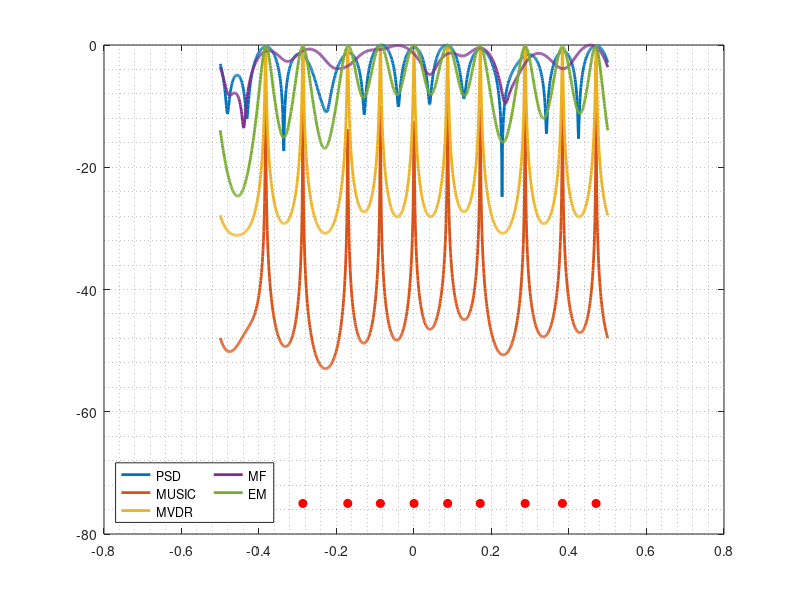

Write MATLAB code to recreate this figure.
clearvars;clc;
N=15;n=0:N-1;%Number of samples of incoming signal
K = 10;%Number of Users
theta = [-50 -35 -20 -10 0 10 20 35 50 70];%directions
a_k = ones(K,1);%amplitude levels for individual users
SNR_dB=20;gamma=10^(SNR_dB/10);sigma=1/sqrt(gamma);
M=1024;t=0;
theta=theta.*(pi/180);
f=sin(theta)/2;
phi_k=2*pi*rand(K,1)-pi;%uniform distb. [-pi pi]
f=f(:);
%% PSD
xn_k = a_k.*exp(1j*2*pi*theta').*exp(1j*2*pi*f*(0:N-1));
for kk=1:N
    xnk=xn_k(:,kk);
    R=xnk*xnk';
    t=t+R;
    f_k=f.';
    W=exp(-1j*2*pi*n'*f_k);
    u = sigma*randn(N,1)+1j*randn(N,1);
    xn = W*xnk+u;
end
R_ss=t/N;
Rss = diag(a_k.^2);Rxx=W*R_ss*W'+sigma^2*eye(N);
fo = linspace(-0.5,0.5,M);
r = fftshift(fft(Rxx(1,:),M));
r1 = abs(r);r1 = 10*log10(r1/max(r1));
plot(fo,(r1),'linewidth',2);hold on;
%% MUSIC
[Q,D]=eig(Rxx);
k=sum(sum(round(D)~=0));
K1 = N-k;
V = Q(:,[k+1:end]);
W1 = exp(-1j*2*pi*n'*fo); 
for i = 1:length(fo)
PsePSD(i) = 1/((W1(:,i)'*(V*V')*W1(:,i)));
end
Pmusic=10*log10(abs(PsePSD)/max(abs(PsePSD))); %Spatial spectrum function
plot(fo,Pmusic,'linewidth',2) 
%% ESPRIT
%ESPRIT algorithm is an algebraic algorithm that calculates DoAs without
%spectrum. 
Xn = W*xn_k+sigma^2*eye(N);
[U,S,V] = svd(Xn);
MM  = diag(S);
[rr,cc]=find(abs(MM)-sigma^2<0.00001);
kapa = sum(cc);
KK = N-kapa;
U_est = U(:,[1:K]);val = 1;
J_x = [eye(N-val) zeros(N-val,1)];
J_y = [zeros(N-val,1) eye(N-val)];
Ux = J_x*U_est;
Uy = J_y*U_est;
Z = pinv(Ux)*Uy;
[T,thetas] = eig(Z);
ang = diag(asin(angle(thetas)/pi)*180/pi);
%% MVDR
W1 = exp(-1j*2*pi*n'*fo); 
for i = 1:M
P_MVDR(i) = 1/(W1(:,i)'*inv(Rxx)*W1(:,i));
end
Pmvdr=10*log10(abs(P_MVDR)/max(abs(P_MVDR))); %Spatial spectrum function
plot(fo,(Pmvdr),'linewidth',2);hold on;grid minor;
%% Matched Filter
y = xn'*W1;
y_mf=10*log10(abs(y)/max(abs(y)));
plot(fo,(y_mf),'linewidth',2);hold on;
%% Expectation Maximization
%EM is an iterative algorithm. Greater the number of iterations better
%performance
W1 = exp(-1j*2*pi*n'*fo);%Reference filter bank
%Random initialization of Rzz
rnf = rand(M,1);
Rzz = diag(rnf.^2);
Xn = W*xn_k+sigma^2*eye(N);
% Rzz = eye(M);
for i = 1:20
    Rxx1 = W1*Rzz*W1';
    Rxx1 = Rxx1/N;
    Rxx_inv = inv(Rxx1);
    for mm = 1:M
        w_m =W1(:,mm);
        w_mvdr = Rxx_inv*w_m/(w_m'*Rxx_inv*w_m);
        y_em = w_mvdr'*Xn;
% Multiple Measurement Vector
%         for aa = 1:12
%             y_em(:,aa) = w_mvdr'*Xn(:,aa);
%         end
        Rzz(mm,mm) = y_em*y_em';
    end
end
P_em = abs(diag(Rzz));
P_EM=10*log10((P_em)/max((P_em))); hold on;
plot(fo,((P_EM)),'linewidth',2);hold on;
hold on
plot(f_k,-75,'ro','markerfacecolor','r')
legend({'PSD','MUSIC','MVDR','MF','EM'},'Location','southwest','NumColumns',2)
% end
